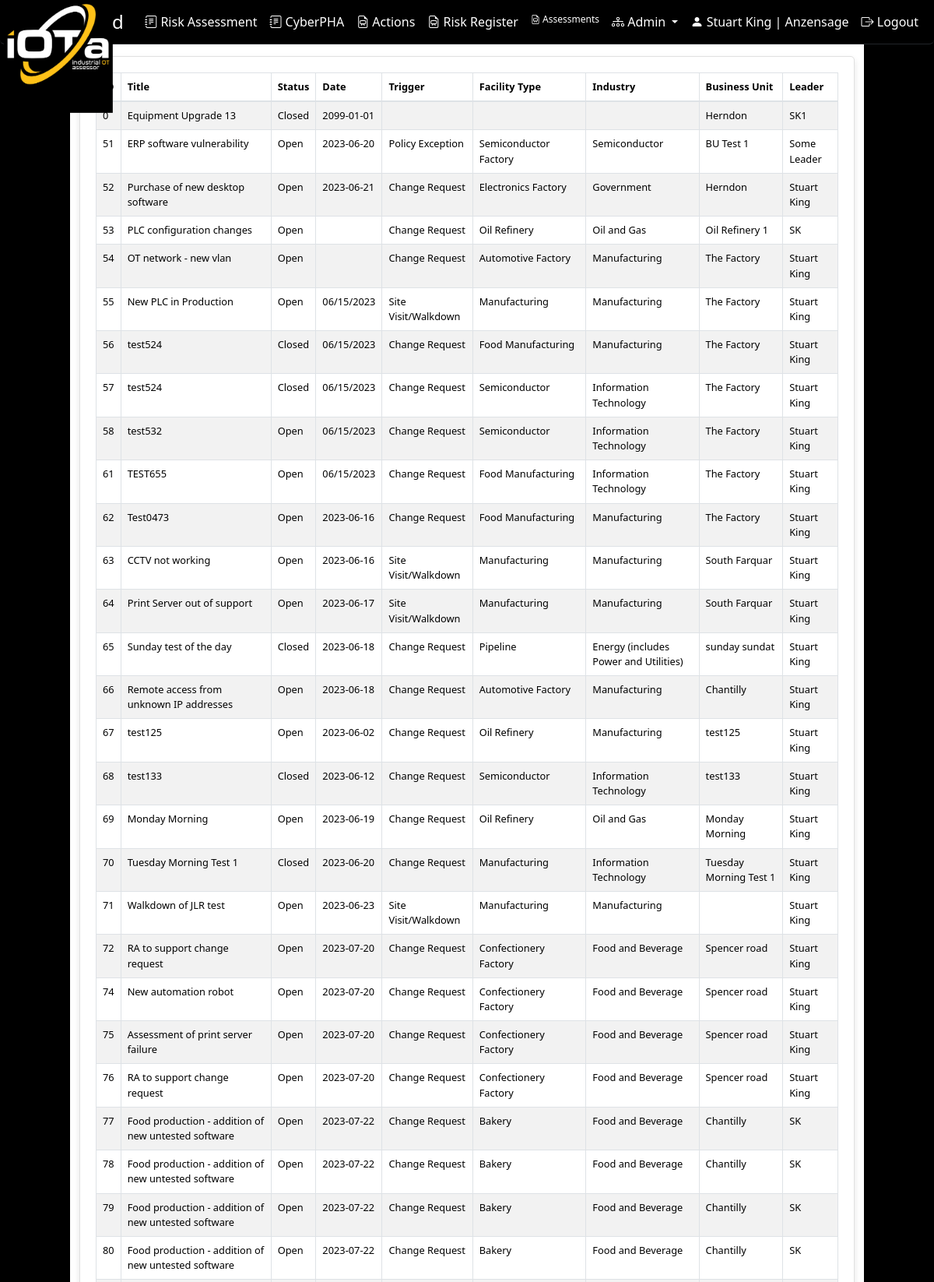
The app's page /OTRisk/reports (signed in, upper part) with its own data.
### accounts/models.py (models this page shows, shortened)
class UserProfile(models.Model):
    user = models.OneToOneField(User, on_delete=models.CASCADE)
    organization = models.ForeignKey(Organization, on_delete=models.CASCADE)
    must_change_password = models.BooleanField(default=True)
    class Meta:
        db_table = 'userprofile'
        managed = True

class Organization(models.Model):
    id = models.AutoField(primary_key=True)
    name = models.CharField(max_length=255)
    address = models.TextField(null=True, blank=True)
    address2 = models.TextField(null=True, blank=True)
    city = models.TextField(null=True, blank=True)
    state = models.TextField(null=True, blank=True)
    zip = models.TextField(null=True, blank=True)
    country = models.TextField(null=True, blank=True)
    subscription_type = models.ForeignKey(SubscriptionType, on_delete=models.SET_NULL, null=True, blank=True)
    subscription_status = models.BooleanField(default=False)
    subscription_start = models.DateField(null=True, blank=True)
    subscription_end = models.DateField(null=True, blank=True)
    max_users = models.IntegerField(default=1, null=False)
    class Meta:
        db_table = 'organization'
        managed = True

### OTRisk/models/raw.py (models this page shows)
class RAWorksheet(models.Model):
    ID = models.AutoField(primary_key=True)
    RATitle = models.CharField(max_length=255)
    RADescription = models.CharField(max_length=255)
    RADate = models.CharField(max_length=255)
    RASynopsis = models.CharField(max_length=255)
    UserID = models.IntegerField()
    STATUS_CHOICES = [
        ("Open", "Open"),
        ("Closed", "Closed"),
    ]
    StatusFlag = models.CharField(max_length=6, choices=STATUS_CHOICES, default='Open')
    RATrigger = models.CharField(max_length=25)
    AssessorName = models.CharField(max_length=50)
    BusinessUnit = models.CharField(max_length=50)
    BusinessUnitType = models.CharField(max_length=50)
    EmployeeCount = models.IntegerField(null=True, default=0)
    RegulatoryOversight = models.CharField(max_length=5)
    WalkdownID = models.IntegerField()
    industry = models.CharField(max_length=30)
    cyberPHAID = models.IntegerField(default=0)
    organization = models.ForeignKey(Organization, on_delete=models.CASCADE)
    revenue = models.IntegerField()
    insurance = models.IntegerField()
    deductable = models.IntegerField()
    deleted = models.IntegerField()
    class Meta:
        db_table = 'tblRAWorksheet'

### OTRisk/raw_views.py (the view)
# urls.py: path('reports', views.reports, name='reports'),
@login_required()
def reports(request):
    org_id = get_user_organization_id(request)
    qraw_reports = RAWorksheet.objects.filter(organization_id=org_id)
    organization_id_from_session = request.session.get('user_organization')
    users_in_organization = User.objects.filter(userprofile__organization__id=organization_id_from_session)
    pha_reports = tblCyberPHAHeader.objects.filter(UserID__in=users_in_organization)
    return render(request, 'report.html',
                  {'qraw_reports': qraw_reports,
                   'pha_reports': pha_reports})

### OTRisk/dashboard_views.py (called while the page is built)
def get_user_organization_id(request):
    user_profile = UserProfile.objects.get(user=request.user)
    request.session['user_organization'] = user_profile.organization.id
    return user_profile.organization.id

### OTRisk/templates/OTRisk/report.html (shortened to what this page needs)
{% load static %}
<!DOCTYPE html>
<html>
<head>
    <link rel="stylesheet" href="https://stackpath.bootstrapcdn.com/bootstrap/4.1.1/css/bootstrap.min.css">
    <link rel="stylesheet" href="https://cdnjs.cloudflare.com/ajax/libs/bootstrap-select/1.13.1/css/bootstrap-select.min.css">
    <link href="https://cdn.jsdelivr.net/npm/bootstrap-icons@1.7.1/font/bootstrap-icons.css" rel="stylesheet">
    <link rel="stylesheet" href="https://cdn.datatables.net/1.10.2/css/jquery.dataTables.min.css">
    <link href="https://cdn.jsdelivr.net/npm/select2@4.1.0-beta.1/dist/css/select2.min.css" rel="stylesheet" />
    {% load django_bootstrap5 %}
     {% bootstrap_css %}
</head>
<body>
<nav class="navbar navbar-expand-lg navbar-scroll fixed-top shadow-0 border-bottom border-dark rounded">
  <div class="container-fluid d-flex justify-content-between">
   <a class="navbar-brand" href="{% url 'OTRisk:dashboardhome' %}"><img src="{% static 'images/logo1-2.jpg' %}" style="height: 140px; width: 140px" class="navbar-logo" alt="">   </a>
      <h4 class="my-auto text-center flex-grow-1"><font color="white">Dashboard</font></h4>
    <div class="collapse navbar-collapse" id="navbarSupportedContent">
      <ul class="navbar-nav ms-auto">
        <li class="nav-item">
          <a class="nav-link" href="{% url 'OTRisk:qraw' %}"><i class="bi bi-journal-text"></i> Risk Assessment</a>
        </li>
        <li class="nav-item">
          <a class="nav-link" href="{% url 'OTRisk:iotaphamanager' %}"><i class="bi bi-journal-text"></i> CyberPHA</a>
        </li>
          <li class="nav-item">
          <a class="nav-link" href="{% url 'OTRisk:ra_actions_view_default' %}" tabindex="-1" ><i class="bi-file-earmark-easel"></i> Actions</a>
        </li>
        <li class="nav-item">
          <a class="nav-link" href="{% url 'OTRisk:risk_register' %}" tabindex="-1" ><i class="bi-file-earmark-easel"></i> Risk Register</a>
        </li>
        <li class="nav-item">
          <a class="nav-link" style="font-size: 12px;" href="{% url 'OTRisk:list_frameworks' %}" tabindex="-1" ><i class="bi-file-earmark-easel"></i> Assessments</a>
        </li>
        <li class="nav-item dropdown">
            <a class="nav-link dropdown-toggle" href="#" id="navbarDropdown" role="button" data-bs-toggle="dropdown" aria-expanded="false">
                <i class="bi bi-diagram-3"></i> Admin
              </a>
        </li>
        <li class="nav-item">
            <a class="nav-link" href="{% url 'accounts:profile' %}">
                <i class="bi bi-person-fill"></i> {{ user.first_name }} {{ user.last_name }} | {{ user.userprofile.organization.name }}
            </a>
        </li>
          <li class="nav-item">
            <a class="nav-link" href="{% url 'logout' %}">
                <i class="bi bi-box-arrow-right"></i> Logout
            </a>
        </li>
      </ul>
    </div>
  </div>
</nav>
<div class="row">
    <div class="col-md-1 bg-black">
    </div>
    <div class="col-md-10 custom-bg">
        <br><br><br>
        <div id="rawtableWrapper" class="table-wrapper">
        <table id="rawtable" class="table table-striped table-bordered small-font">
        <thead>
            <tr>
                <th>ID</th>
                <th>Title</th>
                <th>Status</th>
                <th>Date</th>
                <th>Trigger</th>
                <th>Facility Type</th>
                <th>Industry</th>
                <th>Business Unit</th>
                <th>Leader</th>
            </tr>
        </thead>
        <tbody>
            {% for qraw_reports in qraw_reports %}
                <tr
                    data-ID="{{ qraw_reports.ID }}"
                    data-revenue="{{ qraw_reports.revenue }}"
                    data-insurance="{{ qraw_reports.insurance }}"
                    data-deductable="{{ qraw_reports.deductable }}" class="selectable-row">
                    <td>{{ qraw_reports.ID }}</td>
                    <td>{{ qraw_reports.RATitle }}</td>
                    <td>{{ qraw_reports.StatusFlag }}</td>
                    <td>{{ qraw_reports.RADate }}</td>
                    <td>{{ qraw_reports.RATrigger }}</td>
                    <td>{{ qraw_reports.BusinessUnitType }}</td>
                    <td>{{ qraw_reports.industry }}</td>
                    <td>{{ qraw_reports.BusinessUnit }}</td>
                    <td>{{ qraw_reports.AssessorName }}</td>
                </tr>
            {% endfor %}
        </tbody>
        </table>
        </div>
    </div>
    <div class="col-md-1 bg-black"></div>
</div>
</body>
</html>

### OTRisk/templates/OTRisk/report.html (style rules this page uses)
.navbar-scroll .nav-link, .navbar-scroll .navbar-toggler-icon, .navbar-scroll .navbar-brand { color: #ffffff; }
.navbar-scroll { background-color: #000000; text-decoration-color: #FFFFFF; }
.navbar-scrolled .nav-link, .navbar-scrolled .navbar-toggler-icon, .navbar-scroll .navbar-brand { color: #262626; }
.navbar-logo { position: absolute; top: 5px; left: 5px; height: 100px; z-index: 10; }
.small-font { font-size: 0.8rem; }
.table-wrapper { box-shadow: 0 4px 8px rgba(0, 0, 0, 0.1); border: 1px solid #e0e0e0; border-radius: 5px; padding: 20px; margin-bottom: 20px; background-color: #fff; }

### records on screen
RAWorksheet: ID "0", RATitle "Equipment Upgrade 13", StatusFlag "Closed", RADate "2099-01-01", BusinessUnit "Herndon", AssessorName "SK1"
RAWorksheet: ID "51", RATitle "ERP software vulnerability", StatusFlag "Open", RADate "2023-06-20", RATrigger "Policy Exception", BusinessUnitType "Semiconductor Factory", industry "Semiconductor", BusinessUnit "BU Test 1", AssessorName "Some Leader"
RAWorksheet: ID "52", RATitle "Purchase of new desktop software", StatusFlag "Open", RADate "2023-06-21", RATrigger "Change Request", BusinessUnitType "Electronics Factory", industry "Government", BusinessUnit "Herndon", AssessorName "Stuart King"
RAWorksheet: ID "53", RATitle "PLC configuration changes", StatusFlag "Open", RATrigger "Change Request", BusinessUnitType "Oil Refinery", industry "Oil and Gas", BusinessUnit "Oil Refinery 1", AssessorName "SK"
RAWorksheet: ID "54", RATitle "OT network - new vlan", StatusFlag "Open", RATrigger "Change Request", BusinessUnitType "Automotive Factory", industry "Manufacturing", BusinessUnit "The Factory", AssessorName "Stuart King"
RAWorksheet: ID "55", RATitle "New PLC in Production", StatusFlag "Open", RADate "06/15/2023", RATrigger "Site Visit/Walkdown", BusinessUnitType "Manufacturing", industry "Manufacturing", BusinessUnit "The Factory", AssessorName "Stuart King"
RAWorksheet: ID "56", RATitle "test524", StatusFlag "Closed", RADate "06/15/2023", RATrigger "Change Request", BusinessUnitType "Food Manufacturing", industry "Manufacturing", BusinessUnit "The Factory", AssessorName "Stuart King"
RAWorksheet: ID "57", RATitle "test524", StatusFlag "Closed", RADate "06/15/2023", RATrigger "Change Request", BusinessUnitType "Semiconductor", industry "Information Technology", BusinessUnit "The Factory", AssessorName "Stuart King"
RAWorksheet: ID "58", RATitle "test532", StatusFlag "Open", RADate "06/15/2023", RATrigger "Change Request", BusinessUnitType "Semiconductor", industry "Information Technology", BusinessUnit "The Factory", AssessorName "Stuart King"
RAWorksheet: ID "61", RATitle "TEST655", StatusFlag "Open", RADate "06/15/2023", RATrigger "Change Request", BusinessUnitType "Food Manufacturing", industry "Information Technology", BusinessUnit "The Factory", AssessorName "Stuart King"
RAWorksheet: ID "62", RATitle "Test0473", StatusFlag "Open", RADate "2023-06-16", RATrigger "Change Request", BusinessUnitType "Food Manufacturing", industry "Manufacturing", BusinessUnit "The Factory", AssessorName "Stuart King"
RAWorksheet: ID "63", RATitle "CCTV not working", StatusFlag "Open", RADate "2023-06-16", RATrigger "Site Visit/Walkdown", BusinessUnitType "Manufacturing", industry "Manufacturing", BusinessUnit "South Farquar", AssessorName "Stuart King"
RAWorksheet: ID "64", RATitle "Print Server out of support", StatusFlag "Open", RADate "2023-06-17", RATrigger "Site Visit/Walkdown", BusinessUnitType "Manufacturing", industry "Manufacturing", BusinessUnit "South Farquar", AssessorName "Stuart King"
RAWorksheet: ID "65", RATitle "Sunday test of the day", StatusFlag "Closed", RADate "2023-06-18", RATrigger "Change Request", BusinessUnitType "Pipeline", industry "Energy (includes Power and Utilities)", BusinessUnit "sunday sundat", AssessorName "Stuart King"
RAWorksheet: ID "66", RATitle "Remote access from unknown IP addresses", StatusFlag "Open", RADate "2023-06-18", RATrigger "Change Request", BusinessUnitType "Automotive Factory", industry "Manufacturing", BusinessUnit "Chantilly", AssessorName "Stuart King"
RAWorksheet: ID "67", RATitle "test125", StatusFlag "Open", RADate "2023-06-02", RATrigger "Change Request", BusinessUnitType "Oil Refinery", industry "Manufacturing", BusinessUnit "test125", AssessorName "Stuart King"
RAWorksheet: ID "68", RATitle "test133", StatusFlag "Closed", RADate "2023-06-12", RATrigger "Change Request", BusinessUnitType "Semiconductor", industry "Information Technology", BusinessUnit "test133", AssessorName "Stuart King"
RAWorksheet: ID "69", RATitle "Monday Morning", StatusFlag "Open", RADate "2023-06-19", RATrigger "Change Request", BusinessUnitType "Oil Refinery", industry "Oil and Gas", BusinessUnit "Monday Morning", AssessorName "Stuart King"
RAWorksheet: ID "70", RATitle "Tuesday Morning Test 1", StatusFlag "Closed", RADate "2023-06-20", RATrigger "Change Request", BusinessUnitType "Manufacturing", industry "Information Technology", BusinessUnit "Tuesday Morning Test 1", AssessorName "Stuart King"
RAWorksheet: ID "71", RATitle "Walkdown of JLR test", StatusFlag "Open", RADate "2023-06-23", RATrigger "Site Visit/Walkdown", BusinessUnitType "Manufacturing", industry "Manufacturing", AssessorName "Stuart King"
RAWorksheet: ID "72", RATitle "RA to support change request", StatusFlag "Open", RADate "2023-07-20", RATrigger "Change Request", BusinessUnitType "Confectionery Factory", industry "Food and Beverage", BusinessUnit "Spencer road", AssessorName "Stuart King"
RAWorksheet: ID "74", RATitle "New automation robot", StatusFlag "Open", RADate "2023-07-20", RATrigger "Change Request", BusinessUnitType "Confectionery Factory", industry "Food and Beverage", BusinessUnit "Spencer road", AssessorName "Stuart King"
RAWorksheet: ID "75", RATitle "Assessment of print server failure", StatusFlag "Open", RADate "2023-07-20", RATrigger "Change Request", BusinessUnitType "Confectionery Factory", industry "Food and Beverage", BusinessUnit "Spencer road", AssessorName "Stuart King"
RAWorksheet: ID "76", RATitle "RA to support change request", StatusFlag "Open", RADate "2023-07-20", RATrigger "Change Request", BusinessUnitType "Confectionery Factory", industry "Food and Beverage", BusinessUnit "Spencer road", AssessorName "Stuart King"
RAWorksheet: ID "77", RATitle "Food production - addition of new untested software", StatusFlag "Open", RADate "2023-07-22", RATrigger "Change Request", BusinessUnitType "Bakery", industry "Food and Beverage", BusinessUnit "Chantilly", AssessorName "SK"
RAWorksheet: ID "78", RATitle "Food production - addition of new untested software", StatusFlag "Open", RADate "2023-07-22", RATrigger "Change Request", BusinessUnitType "Bakery", industry "Food and Beverage", BusinessUnit "Chantilly", AssessorName "SK"
RAWorksheet: ID "79", RATitle "Food production - addition of new untested software", StatusFlag "Open", RADate "2023-07-22", RATrigger "Change Request", BusinessUnitType "Bakery", industry "Food and Beverage", BusinessUnit "Chantilly", AssessorName "SK"
RAWorksheet: ID "80", RATitle "Food production - addition of new untested software", StatusFlag "Open", RADate "2023-07-22", RATrigger "Change Request", BusinessUnitType "Bakery", industry "Food and Beverage", BusinessUnit "Chantilly", AssessorName "SK"

### other values on screen
{{ user.first_name }} "Stuart"
{{ user.last_name }} "King"
{{ user.userprofile.organization.name }} "Anzensage"
